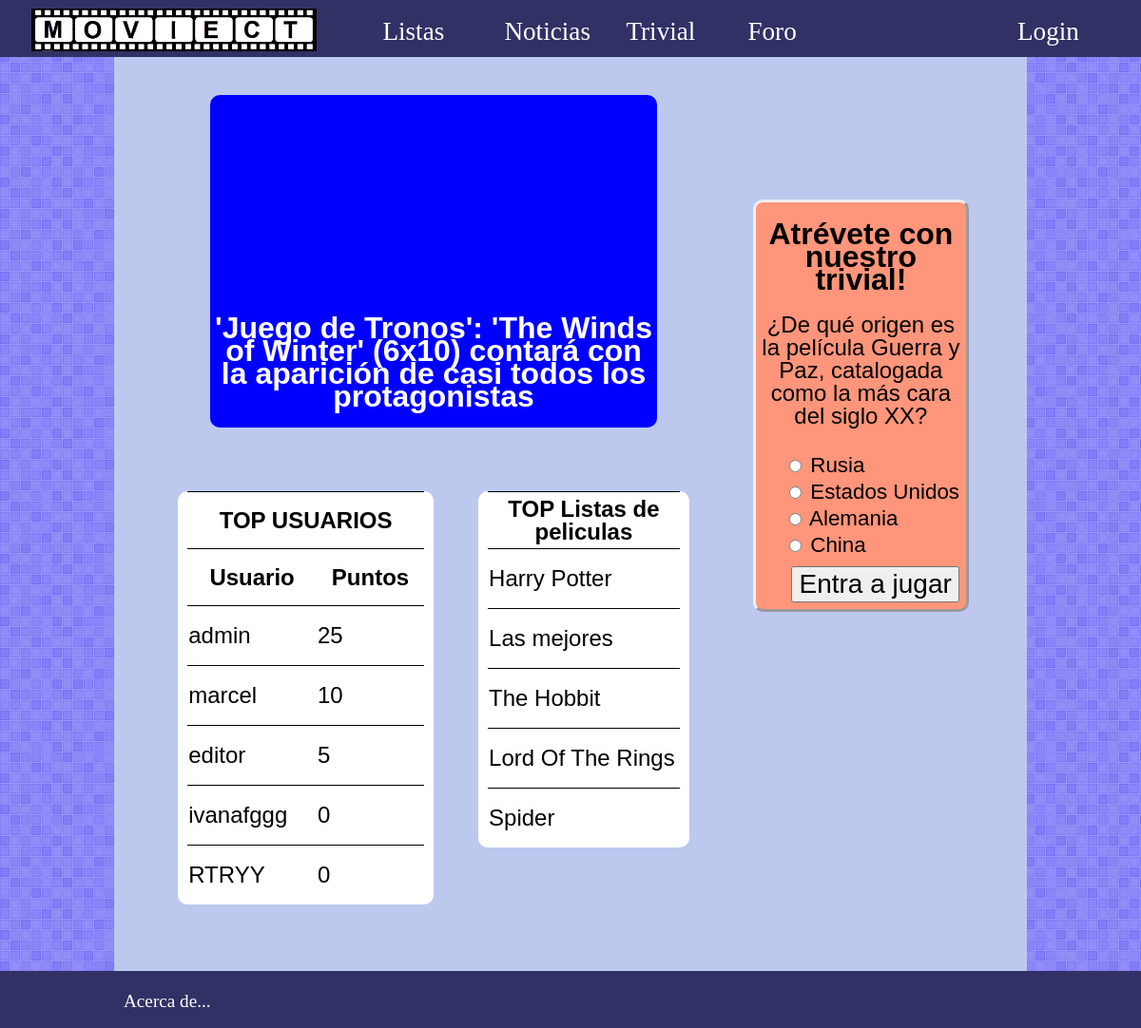
The page / on the database its author committed.
### tables this page shows
CREATE TABLE `noticias` (
  `id_noticia` int(11) NOT NULL,
  `titulo` varchar(200) NOT NULL,
  `contenido` text NOT NULL,
  `fecha` timestamp NOT NULL DEFAULT CURRENT_TIMESTAMP,
  `autor` varchar(50) NOT NULL,
  `leido` int(11) NOT NULL DEFAULT '0'
);

CREATE TABLE `listas` (
  `id_lista` int(11) NOT NULL,
  `titulo` varchar(50) NOT NULL,
  `autor` varchar(50) NOT NULL
);

CREATE TABLE `usuarios` (
  `nick` varchar(50) NOT NULL,
  `correo` varchar(50) NOT NULL,
  `password` varchar(255) NOT NULL,
  `nombre` varchar(50) NOT NULL,
  `puntos` int(11) NOT NULL,
  `rol` varchar(30) NOT NULL,
  `descripcion` varchar(255) NOT NULL
);

CREATE TABLE `preguntas` (
  `id_pregunta` int(11) NOT NULL,
  `enunciado` varchar(100) NOT NULL,
  `autor` varchar(50) NOT NULL
);

CREATE TABLE `opciones` (
  `id_opcion` int(11) NOT NULL,
  `texto` varchar(50) NOT NULL,
  `id_pregunta` int(11) NOT NULL,
  `correcta` tinyint(1) NOT NULL
);

### src/includes/config.php (called while the page is built, shortened)
<?php
spl_autoload_register(function ($class) {
    $prefix = 'es\\ucm\\fdi\\aw\\';
    $base_dir = __DIR__ . '/';
    $len = strlen($prefix);
    $relative_class = substr($class, $len);
    $file = $base_dir . str_replace('\\', '/', $relative_class) . '.php';
});
$app = \es\ucm\fdi\aw\Aplicacion::getSingleton();

### src/includes/Aplicacion.php (called while the page is built, shortened)
<?php
class Aplicacion {
  private static $instancia;
  private $rutaRaizApp;
  public static function getSingleton() {
      if (  !self::$instancia instanceof self) {
         self::$instancia = new self;
      }
      return self::$instancia;
  }
  public function init($bdDatosConexion, $rutaRaizApp, $dirInstalacion){
    $this->rutaRaizApp = $rutaRaizApp;
  }
  public function resuelve($path = '') {
    if (strlen($path) > 0 && $path[0] == '/') {
      $path = mb_substr($path, 1);
    }
    return $this->rutaRaizApp . $path;
  }
}
?>

### src/includes/Noticia.php (called while the page is built, shortened)
<?php
class Noticia {
   public static function ultimaNoticia(){
	   $app = App::getSingleton();
      $conn = $app->conexionBd();
	  $result = Array();
      $query = sprintf("SELECT * from noticias ORDER BY id_noticia DESC LIMIT 1");
      $rs = $conn->query($query);
	 while ($fila = $rs->fetch_assoc()) {
			$result[]=$fila;
		}
      return $result[0];
   }
}
?>

### src/includes/lista.php (called while the page is built, shortened)
<?php
class Lista {
	public function cargarTop(){
		$app = App::getSingleton();
      $conn = $app->conexionBd();
      $query = sprintf("SELECT titulo,autor,id_lista, count(nick) as followers FROM listas natural left join followers_listas GROUP BY id_lista ORDER BY followers DESC");
      $rs = $conn->query($query);
	while ($fila = $rs->fetch_assoc()) {
			$result[]=$fila;
		}
      return $result;
	}
}
?>

### src/includes/admin.php (called while the page is built, shortened)
<?php
class Admin{
	public function cargarUsuarios(){
		$app = App::getSingleton();
      $conn = $app->conexionBd();
      $query = sprintf("SELECT nick,puntos,nombre,rol FROM usuarios ORDER BY puntos DESC");
	        $result = Array();
      $rs = $conn->query($query);
		while ($fila = $rs->fetch_assoc()) {
			$result[]=$fila;
		}
      return $result;
	}
}
?>

### src/includes/Preguntas.php (called while the page is built, shortened)
<?php
class Preguntas {
	public static function preguntaAleatoria() {
    $app = App::getSingleton();
    $conn = $app->conexionBd();
    $query = sprintf("SELECT * FROM  preguntas order by rand() LIMIT 1" );
    $rs = $conn->query($query);
    if ($rs && $rs->num_rows == 1) {
      $fila = $rs->fetch_assoc();
      $pregunta = new Preguntas($fila['id_pregunta'], $fila['enunciado'],$fila['autor']);
      return $pregunta;
    }
    return new Preguntas(" ", " "," ");
  }
  private $enunciado;
  public function __construct($id, $enunciado,$autor) {
    $this->enunciado = $enunciado;
  }
	public function enunciado(){
		return $this->enunciado;
	}
}

### src/includes/Respuesta.php (called while the page is built, shortened)
<?php
class Respuesta{
  public static function respuestas($id_pregunta) {
    $app = App::getSingleton();
    $conn = $app->conexionBd();
    $query = sprintf("SELECT * FROM opciones WHERE id_pregunta = '%s' ", $conn->real_escape_string($id_pregunta));
    $rs = $conn->query($query);
	$results_array = array();
		while ($row = $rs->fetch_assoc()) {
		  $results_array[] = $row;
		}
		return $results_array;
  }
}

### src/index.php (the view, shortened to what this page needs)
<?php
	require_once __DIR__.'/includes/config.php';
	require_once 'includes/Preguntas.php';
	require_once 'includes/Respuesta.php';
	require_once 'includes/lista.php';
	require_once 'includes/admin.php';
	require_once 'includes/Noticia.php';
	$noticias = new \es\ucm\fdi\aw\Noticia();
	$admin = new \es\ucm\fdi\aw\Admin();
	$lista = new \es\ucm\fdi\aw\Lista();
	$preguntas = new \es\ucm\fdi\aw\Preguntas(1,"a","a");
	$respuesta = new \es\ucm\fdi\aw\Respuesta();
?>
<!DOCTYPE html>
<html>
	<head>
	<link href="<?= $app->resuelve('/css/index.css') ?>" rel="stylesheet" type="text/css">
	<link href="<?= $app->resuelve('/css/header.css') ?>" rel="stylesheet" type="text/css">
	<link href="<?= $app->resuelve('/css/footer.css') ?>" rel="stylesheet" type="text/css">
	<link href="<?= $app->resuelve('/css/estilo2col.css') ?>" rel="stylesheet" type="text/css">
	</head>
	<body>
		<?php
			$app->doInclude('comun/header.php');
		?>
		<div id="contenedor">
			<div id="central">
				<div id="noticias">
				<?php
					$noticia = $noticias->ultimaNoticia();
					echo <<<EOF
					<a href="{$app->resuelve('/html/noticias/noticia.php')}?data={$noticia['id_noticia']}"
					<img src="{$app->resuelve(DIR_FOTOS_NOT.$noticia['id_noticia'])}" width="100%" height="100%">
				<h1> {$noticia['titulo']} <h1>
				</a>
EOF;
				?>
				</div>
				<div id="listas">
						<table  class="rankings" id="rk_listas"
							<thead>
							<tr> <th> TOP Listas de peliculas </th></tr>
							<tbody>
							<?php
								$listas = $lista->cargarTop();
								for($i=0; $i<5; ++$i){
									echo '<tr class="lista" id="'. $listas[$i]['id_lista'] . '"><td>' . $listas[$i]['titulo'] . '</td></tr>';
								}
							?>
							</tbody>
						</table>
					<table  class="rankings" id="rk_users">
							<thead>
							<tr> <th colspan="2">TOP USUARIOS</th></tr>
							 <tr>
								<th scope="col">Usuario</th>
								<th scope="col">Puntos</th>
							</tr
														</thead>
							<tbody>
							<?php
								$usuarios = $admin->cargarUsuarios();
								for($i=0; $i<5; ++$i){
								echo '<tr class="usuario" id="'. $usuarios[$i]['nick'] . '"><td>' . $usuarios[$i]['nick'] . '</td><td>' . $usuarios[$i]['puntos'] . '</td></tr>';
								}
							?>
							</tbody>
						</table>
				</div>
			</div>
			<div id="trivial">
				<h1>Atrévete con nuestro trivial!</h1>
				<p><?php  $pregunta=$preguntas->preguntaAleatoria(); echo $pregunta->enunciado(); ?></p>
				<form action="./html/trivial/trivial.php">
				<?php
						$respuestas=$respuesta->respuestas($pregunta->id());
						shuffle($respuestas);
						foreach ($respuestas as $opcion) { ?>
					 <input type="radio"  value="<?php=$opcion['texto']?>"> <?php echo $opcion['texto']?>  </br>
					 <?php } ?>
					 <input id="jugar" type="submit" value="Entra a jugar" />
				</form>
			</div>
		</div>
	</body>
</html>

### src/css/index.css (style rules this page uses)
#noticias { background-color: blue; width: 70%; height: 350px; margin:auto; display:block; background-size: 100% auto; background-repeat: no-repeat; position: relative; border-radius: 10px; }
#trivial p { text-align: center; font-size: 1.5em; }
#trivial form { font-size: 1.4em; margin-left: 30px; }
#trivial input { margin-top: 10px; font-size: 1.25em; }
#trivial h1 { text-align: center; }
#noticias h1 { position: absolute; bottom: 0px; font-size: 2em; text-align: center; color: white; font-family: "Lucida Sans Unicode", "Lucida Grande", sans-serif; }
#central { float:left; width: 70%; min-height: 500px; display: inline-block; display:block; margin-top: 40px; }
#trivial { background-color: #FF957A; float:left; width: 23%; min-height: 400px; margin-top: 150px; border-radius: 10px; border-style: outset; }
#jugar { float:right; font-size: 1 em; margin-right: 7px; margin-bottom: 7px; }
.rankings { width: 33%; display: inline; margin-top: 10%; background-color: white; font-size: 1.5em; border-collapse: collapse; border-radius: 10px; margin-bottom: 70px; padding-left: 10px; overflow: hidden; padding-right: 10px; }
#rk_listas { float: right; margin-right:10%; }
.rankings tr, .rankings td { border-top: 1px solid black; border-collapse: collapse; height: 2.5em; width: 25%; }
#rk_users { float:left; width: 40%; margin-left:10%; }

### src/css/estilo2col.css (style rules this page uses)
body { margin: 0px; background-color: #795198; margin: 0 auto 0 auto; height: 100%; background-image: url("../img/fondo.png"); background-repeat: repeat; }
#contenedor { font-family: Sans-serif; line-height: 1.5em; width: 80%; height: 1%; overflow: hidden; margin-top: 60px; margin: 0 auto; padding: 60px 0; background-color: #BDC8EF; min-height: 860px; min-width: 900px; }

### rows shown on the page
noticias: titulo "'Juego de Tronos': 'The Winds of Winter' (6x10) contará con la aparición de casi todos los protagonistas"
listas: titulo "Harry Potter"
listas: titulo "Las mejores"
listas: titulo "The Hobbit"
listas: titulo "Lord Of The Rings"
listas: titulo "Spider"
usuarios: nick "admin", puntos "25"
usuarios: nick "marcel", puntos "10"
usuarios: nick "editor", puntos "5"
usuarios: nick "ivanafggg", puntos "0"
usuarios: nick "RTRYY", puntos "0"
preguntas: enunciado "¿De qué origen es la película Guerra y Paz, catalogada como la más cara del siglo XX?"
opciones: texto "Rusia"
opciones: texto "Estados Unidos"
opciones: texto "Alemania"
opciones: texto "China"
